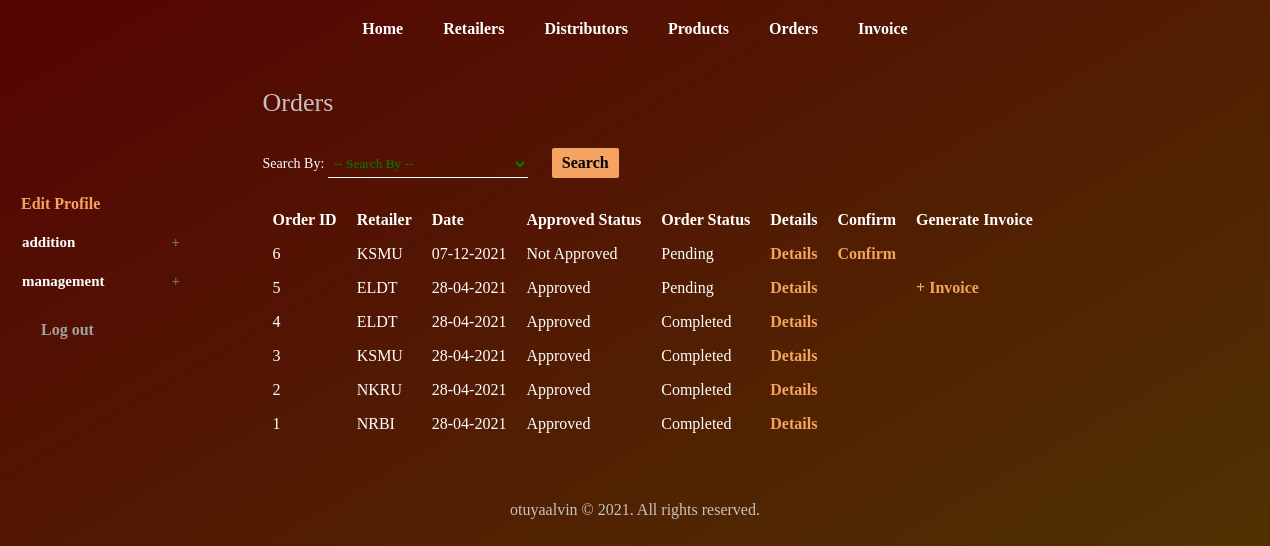
/manufacturer/view_orders.php (signed in), run on the app's committed database.
### tables this page shows
CREATE TABLE `orders` (
  `order_id` int(11) NOT NULL,
  `date` date NOT NULL,
  `retailer_id` int(11) NOT NULL,
  `approved` tinyint(1) ,
  `status` tinyint(1) ,
  `total_amount` decimal(10,3) NOT NULL
);

CREATE TABLE `area` (
  `area_id` int(11) NOT NULL,
  `area_name` varchar(50) NOT NULL,
  `area_code` varchar(10) NOT NULL
);

### manufacturer/view_orders.php (the view, shortened to what this page needs)
<?php
	require("../includes/config.php");
		if(isset($_SESSION['manufacturer_login'])) {
			$error = "";
			if($_SERVER['REQUEST_METHOD'] == "POST") {
				if(isset($_POST['cmbFilter'])) {
					if(!empty($_POST['txtId'])) {
						$result = validate_number($_POST['txtId']);
						if($result == 1) {
							$order_id = $_POST['txtId'];
							$query_selectOrder = "SELECT * FROM orders,retailer,area WHERE orders.retailer_id=retailer.retailer_id AND retailer.area_id=area.area_id AND order_id='$order_id'";
							$result_selectOrder = mysqli_query($con,$query_selectOrder);
							$row_selectOrder = mysqli_fetch_array($result_selectOrder);
							if(empty($row_selectOrder)){
							   $error = "* No order was found with this ID";
							}
							else {
								mysqli_data_seek($result_selectOrder,0);
							}
						}
						else {
							$error = "* Invalid ID";
						}
					}
					else if(!empty($_POST['cmbRetailer'])) {
						$retailer_id = $_POST['cmbRetailer'];
						$query_selectOrder = "SELECT * FROM orders,retailer,area WHERE orders.retailer_id=retailer.retailer_id AND retailer.area_id=area.area_id AND orders.retailer_id='$retailer_id' ORDER BY approved,status,order_id DESC";
						$result_selectOrder = mysqli_query($con,$query_selectOrder);
						$row_selectOrder = mysqli_fetch_array($result_selectOrder);
						if(empty($row_selectOrder)){
						   $error = "* No order was found of the selected Retailer";
						}
						else {
							mysqli_data_seek($result_selectOrder,0);
						}
					}
					else if(!empty($_POST['txtDate'])) {
						$date = $_POST['txtDate'];
						$query_selectOrder = "SELECT * FROM orders,retailer,area WHERE orders.retailer_id=retailer.retailer_id AND retailer.area_id=area.area_id AND date='$date'";
						$result_selectOrder = mysqli_query($con,$query_selectOrder);
						$row_selectOrder = mysqli_fetch_array($result_selectOrder);
						if(empty($row_selectOrder)){
						   $error = "* No order was found with the selected Date";
						}
						else {
							mysqli_data_seek($result_selectOrder,0);
						}
					}
					else if(!empty($_POST['cmbStatus'])) {
						if($_POST['cmbStatus'] == "zero") {
							$status = 0;
						}
						else {
							$status = $_POST['cmbStatus'];
						}
						$query_selectOrder = "SELECT * FROM orders,retailer,area WHERE orders.retailer_id=retailer.retailer_id AND retailer.area_id=area.area_id AND status='$status' ORDER BY approved,order_id DESC";
						$result_selectOrder = mysqli_query($con,$query_selectOrder);
						$row_selectOrder = mysqli_fetch_array($result_selectOrder);
						if(empty($row_selectOrder)){
						   $error = "* No order was found";
						}
						else {
							mysqli_data_seek($result_selectOrder,0);
						}
					}
					else if(!empty($_POST['cmbApproved'])) {
						if($_POST['cmbStatus'] == "zero") {
							$approved = 0;
						}
						else {
							$approved = $_POST['cmbApproved'];
						}
						$query_selectOrder = "SELECT * FROM orders,retailer,area WHERE orders.retailer_id=retailer.retailer_id AND retailer.area_id=area.area_id AND approved='$approved' ORDER BY order_id DESC";
						$result_selectOrder = mysqli_query($con,$query_selectOrder);
						$row_selectOrder = mysqli_fetch_array($result_selectOrder);
						if(empty($row_selectOrder)){
						   $error = "* No order was found";
						}
						else {
							mysqli_data_seek($result_selectOrder,0);
						}
					}
					else {
						$error = "* Please enter the data to search for.";
					}
				}
				else {
					$error = "Please choose an option to search for.";
				}
			}
			else {
				$query_selectOrder = "SELECT * FROM orders,retailer,area WHERE orders.retailer_id=retailer.retailer_id AND retailer.area_id=area.area_id ORDER BY approved,status,order_id DESC;";
				$result_selectOrder = mysqli_query($con,$query_selectOrder);
			}
		}
		else {
			header('Location:../index.php');
		}
?>
<!DOCTYPE html>
<html>
<head>
	<link rel="stylesheet" href="../includes/main.css" >
	<link rel="stylesheet" href="css/smoothness/jquery-ui.css">
</head>
<body>
	<?php
		include("../includes/nav_manufacturer.inc.php");
		include("../includes/aside_manufacturer.inc.php");
	?>
	<section>
		<h1>Orders</h1>
		<form action="" method="POST" class="form">
			<label>Search By: </label>
			<div class="input-box">
			<select name="cmbFilter" id="cmbFilter">
			<option value="" disabled selected>-- Search By --</option>
			</select>
			</div>
			<input type="submit" class="submit_button" value="Search" /> <span class="error_message"> <?php echo $error; ?> </span>
		</form>
		<form action="" method="POST" class="form">
		<table class="table_displayData" style="margin-top:20px;">
			<tr>
				<th> Order ID </th>
				<th> Retailer </th>
				<th> Date </th>
				<th> Approved Status </th>
				<th> Order Status </th>
				<th> Details </th>
				<th> Confirm </th>
				<th> Generate Invoice </th>
			</tr>
			<?php $i=1; while($row_selectOrder = mysqli_fetch_array($result_selectOrder)) { ?>
			<tr>
				<td> <?php echo $row_selectOrder['order_id']; ?> </td>
				<td> <?php echo $row_selectOrder['area_code']; ?> </td>
				<td> <?php echo date("d-m-Y",strtotime($row_selectOrder['date'])); ?> </td>
				<td>
					<?php
						if($row_selectOrder['approved'] == 0) {
							echo "Not Approved";
						}
						else {
							echo "Approved";
						}
					?>
				</td>
				<td>
					<?php
						if($row_selectOrder['status'] == 0) {
							echo "Pending";
						}
						else {
							echo "Completed";
						}
					?>
				</td>
				<td> <a href="view_order_items.php?id=<?php echo $row_selectOrder['order_id']; ?>">Details</a> </td>
				<td>
					<?php
						if($row_selectOrder['approved'] == 0) {
							echo "<a href=\"confirm_order.php?id=".$row_selectOrder['order_id']."\">Confirm</a>";
						}
						else {
						}
					?>
				</td>
				<td>
					<?php
						if($row_selectOrder['approved'] == 1 && $row_selectOrder['status'] == 0) {
						?>
							<a href="generate_invoice.php?id=<?php echo $row_selectOrder['order_id']; ?>">+ Invoice</a>
						<?php
						}
						?>
				</td>
			</tr>
			<?php $i++; } ?>
		</table>
		</form>
	</section>
	<?php
		include("../includes/footer.inc.php");
	?>
</body>
</html>

### includes/main.css (style rules this page uses)
* { font-family: 'Permanent Marker', cursive; margin:0px; padding:0px; }
body,html { width:100%; margin:auto; background: linear-gradient(-30deg, rgb(4, 75, 4),#350536, rgb(77, 65, 1), #550303); background-size: 400% 400%; animation: gradient 15s ease infinite; }
a { text-decoration:none; }
label { margin:5px 0px; font-size:14px; }
.input-box { display:inline-block; margin:5px 0px; border-radius: 1%; }
.input-box select { padding:5px 2px; background-color: transparent; width:200px; color:green; margin:auto; outline:none; border-left:none; border-top:none; border-right:none; border-bottom: white 1px solid; }
input::placeholder { color: rgb(173, 173, 173); }
.submit_button { border:1px solid #F4A460; border-radius: 2px; font-size:16px; font-weight: bolder; margin-top:20px; margin-right:20px; padding:6px 10px; background-color:#F4A460; border:none; color:black; }
section { width:100%; padding:30px; margin-right: 0%; padding-bottom:40px; border-radius: 2px; background-color: transparent; }
section h1 { margin-bottom:10px; font-weight:normal; color:rgb(196, 195, 195); font-size: 26px; }
table { border-collapse: collapse; }
table a { font-weight: bolder; color: #F4A460; }
.table_displayData td, .table_displayData th { padding: 8px 10px; text-align: left; color: white; }
.table_displayData th { background-color:transparent; color:white; }

### manufacturer/view_orders.php (style rules this page uses)
label { color:white; }

### data on the page
orders: order_id "6", area.area_code "KSMU", date "07-12-2021", approved "Not Approved", status "Pending"
orders: order_id "5", area.area_code "ELDT", date "28-04-2021", approved "Approved", status "Pending"
orders: order_id "4", area.area_code "ELDT", date "28-04-2021", approved "Approved", status "Completed"
orders: order_id "3", area.area_code "KSMU", date "28-04-2021", approved "Approved", status "Completed"
orders: order_id "2", area.area_code "NKRU", date "28-04-2021", approved "Approved", status "Completed"
orders: order_id "1", area.area_code "NRBI", date "28-04-2021", approved "Approved", status "Completed"
